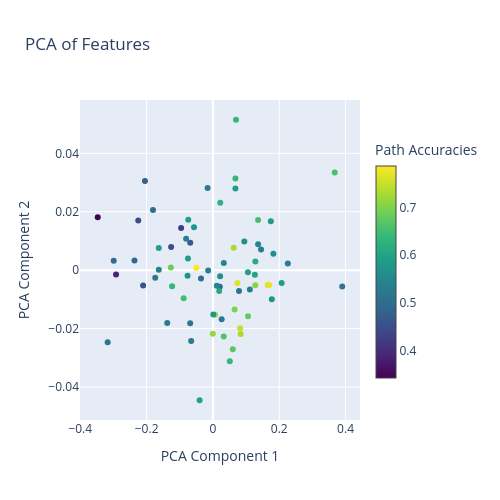

Here is the notebook cell this chart was saved with:
### Markdown cell above
### Visualise embeddings in 2D

### Code cell
# Reduce dimensionality to 2D for visualization
pca = PCA(n_components=2)
reduced_features = pca.fit_transform(embedding_features)
# reduced_features = pca.fit_transform(features)

# to know if we can trust our eyes
# if it is very low then the higher dimension info matters a lot & we can't see
# above 0.7 is good!
print(pca.explained_variance_ratio_)

# Plot the clusters with Plotly to have interactive
fig = go.Figure()

# Scatter plot for 'Trees by Quartile'
fig.add_trace(go.Scatter(
    x=reduced_features[:, 0],
    y=reduced_features[:, 1],
    mode='markers',
    marker=dict(color=accs, colorscale='Viridis', showscale=True, 
                colorbar=dict(title="Path Accuracies", thickness=20, x=30, len=0.8)),
    name='Trees by Quartile',
))

# Update layout
fig.update_layout(
    title="PCA of Features",
    xaxis_title="PCA Component 1",
    yaxis_title="PCA Component 2",
    legend_title_text="Path Accuracies",
    height=500,
    width=500
)

fig.show()

# print(abs( pca.components_ ))
